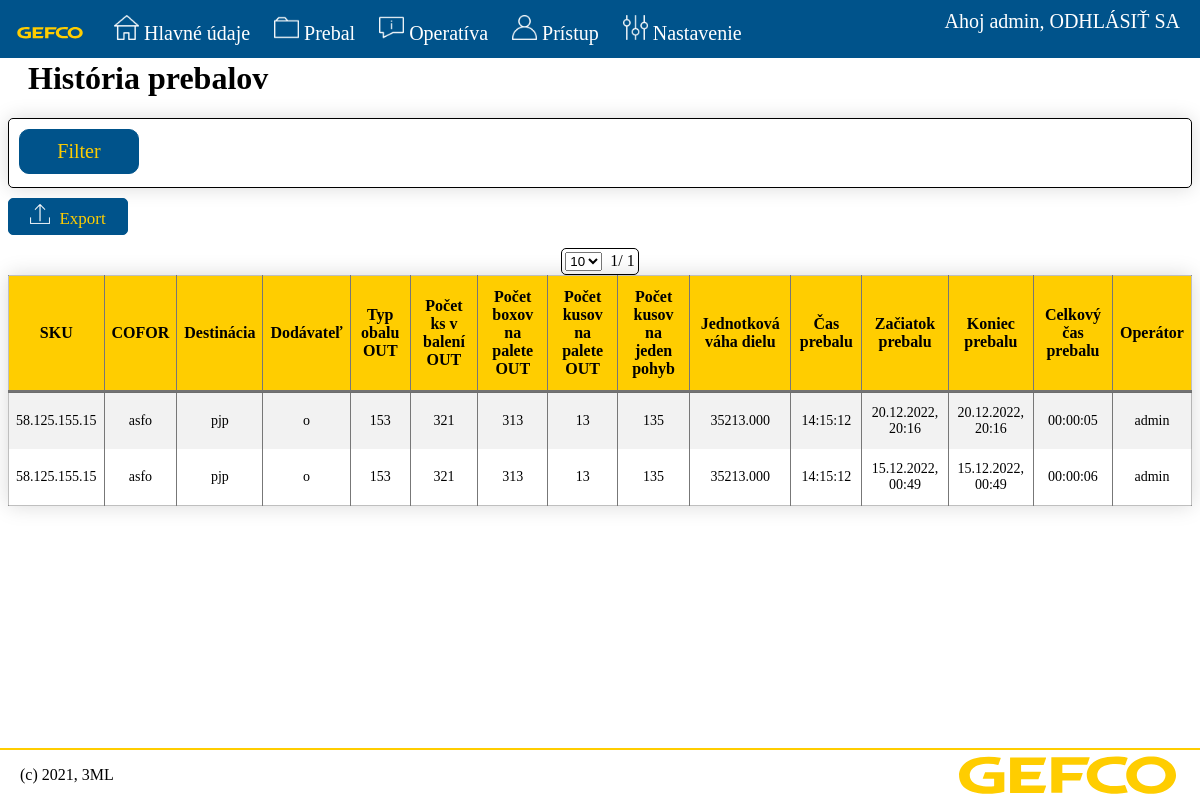
/repacking/history/ (signed in), run on the app's committed database.
### accounts/models.py (models this page shows, shortened)
class User(AbstractUser):
    class Meta:
        verbose_name = 'Účet'
        verbose_name_plural = 'Účty'
        permissions = (('history', 'Prístup k histórii'),
                       ('user_managment', 'Správa používateľov'),
                       ('sku_managment', 'Správa štandardov'),)
        default_permissions = ()
    barcode = models.CharField(max_length=100, unique=True, validators=[barcode_validator])
    def __str__(self):
        return f'{str(self.username)}'

### repacking/models.py (models this page shows, shortened)
class RepackHistory(models.Model):
    class Meta:
        verbose_name = 'Prebaľovanie'
        verbose_name_plural = 'Prebaľovania'
        permissions = ()
        default_permissions = ()
    repacking_standard = models.ForeignKey(RepackingStandard, on_delete=models.SET_NULL, null=True,
                                           related_name='repacking_standard', verbose_name="Štandard")
    repack_start = models.DateTimeField(default=datetime.now, blank=True, verbose_name="Začiatok prebalu")
    repack_finish = models.DateTimeField(auto_now=False, verbose_name="Konies prebalu")
    repack_duration = models.DurationField(default=timedelta(minutes=0), verbose_name="Trvanie prebalu")
    idp = models.CharField(max_length=50, verbose_name="IDP")
    users = models.ManyToManyField(User, related_name='users', verbose_name="Prebaľovali používatelia")
    def repack_duration_str(self):
        sec = self.repack_duration.total_seconds()
        return '%02d:%02d:%02d' % (int((sec / 3600) % 3600), int((sec / 60) % 60), int(sec % 60))
    @staticmethod
    def filter_and_order_repacking_history_by_get(get):
        order_by = get.get('order_by', "-repack_start")
        try:
            if order_by[0] == '-':
                RepackHistory._meta.get_field(order_by[1:])
            else:
                RepackHistory._meta.get_field(order_by)
        except:
            order_by = "-repack_start"
        repacking_history = RepackHistory.objects.filter(
            idp__contains=get.get('idp', ""),
            repacking_standard__SKU__contains=get.get('repacking_standard__SKU', ""),
            repacking_standard__COFOR__contains=get.get('repacking_standard__COFOR', ""),
            repacking_standard__supplier__contains=get.get('repacking_standard__supplier', ""),
            repacking_standard__destination__contains=get.get('repacking_standard__destination', ""),
            repacking_standard__input_type_of_package__contains=get.get('repacking_standard__input_type_of_package',
                                                                        ""),
            repacking_standard__output_type_of_package__contains=get.get('repacking_standard__output_type_of_package',
                                                                         "")
        ).order_by(order_by)
        return repacking_history

class RepackingStandard(models.Model):
    class Meta:
        verbose_name = 'Štandard'
        verbose_name_plural = 'Štandardy'
        permissions = ()
        default_permissions = ()
        unique_together = ('SKU', 'destination')
    SKU = models.CharField(max_length=50, default="", verbose_name="SKU")
    COFOR = models.CharField(max_length=50, default="", verbose_name="COFOR")
    supplier = models.CharField(max_length=50, default="", verbose_name="Dodávateľ")
    destination = models.CharField(max_length=50, default="", verbose_name="Destinácia")
    items_per_move = models.PositiveIntegerField(default=0, verbose_name="kusov na pohyb")
    unit_weight = models.DecimalField(max_digits=10, decimal_places=3, default=0, verbose_name="Jednotková váha")
    repacking_duration = models.DurationField(default=timedelta(minutes=0), verbose_name="Doba prebalu")
    instructions = models.CharField(max_length=1200, default="", verbose_name="Inštrukcie")
    tools = models.ManyToManyField(Tools, related_name='tools', blank=True, verbose_name="OPP")
    input_count_of_items_in_package = models.PositiveIntegerField(default=0, verbose_name="KS vo vstupnom balení")
    output_count_of_items_in_package = models.PositiveIntegerField(default=0, verbose_name="KS vo výstupnom balení")
    input_count_of_boxes_on_pallet = models.PositiveIntegerField(default=0, verbose_name="Boxov na vstupnej palete")
    output_count_of_boxes_on_pallet = models.PositiveIntegerField(default=0, verbose_name="Boxov na výstupnej palete")
    input_count_of_items_on_pallet = models.PositiveIntegerField(default=0, verbose_name="KS na vstupnej palete")
    output_count_of_items_on_pallet = models.PositiveIntegerField(default=0, verbose_name="KS na výstupnej palete")
    input_type_of_package = models.CharField(max_length=50, default="", verbose_name="Druh vstupného obalu")
    output_type_of_package = models.CharField(max_length=50, default="", verbose_name="Druh výstupného obalu")
    input_photos = models.ManyToManyField(Photos, related_name='input_photos',
                                          blank=True, verbose_name="Fotky vstupného obalu")
    output_photos = models.ManyToManyField(Photos, related_name='output_photos',
                                           blank=True, verbose_name="Fotky výstupného obalu")
    created = models.DateTimeField(auto_now=True, verbose_name="Čas vytvorenia")
    creator = models.ForeignKey(settings.AUTH_USER_MODEL, on_delete=models.SET_NULL,
                                null=True, related_name='creator', verbose_name="Vytvoril používateľ")

### repacking/views.py (the view)
# urls.py: path('repacking/history/', views.history),
@permission_required('accounts.history')
@login_required
def history(request):
    cancel_sessions(request)
    repacking_history_list_all = RepackHistory.filter_and_order_repacking_history_by_get(request.GET)
    repack_history_filter = RepackHistoryFilter(request.GET, queryset=repacking_history_list_all)
    filter_GET = request.GET.copy()
    if "paginate_by" in filter_GET:
        filter_GET.pop("paginate_by")
    if "page" in filter_GET:
        filter_GET.pop("page")
    if len(filter_GET) != 0:
        filter_GET_code = "&" + filter_GET.urlencode()
    else:
        filter_GET_code = ""
    paginate_by = request.GET.get('paginate_by', 10) or 10
    open_filter = False
    if request.GET.get("paginate_by") is None and request.GET.get("page") is None and len(request.GET.keys()) != 0:
        open_filter = True
    if request.GET.get("paginate_by") is not None and request.GET.get("page") is not None and len(
            request.GET.keys()) > 2:
        open_filter = True
    if len(request.GET.keys()) > 1:
        if request.GET.get("paginate_by") is not None and request.GET.get("page") is None:
            open_filter = True
        if request.GET.get("paginate_by") is None and request.GET.get("page") is not None:
            open_filter = True
    repacking_history_list = filtered_records(request, repack_history_filter, paginate_by)
    context = {"repacking_history_list": repacking_history_list,
               'repack_history_filter': repack_history_filter, 'paginate_by': paginate_by, "open_filter": open_filter,
               "filter_GET": filter_GET_code}
    return render(request, 'repacking/history.html', context)

### repacking/views.py (called while the page is built)
@login_required
def cancel_sessions(request):
    try:
        del request.session[repack_start_key]
    except KeyError:
        pass
    try:
        del request.session[repack_last_start_key]
    except KeyError:
        pass
    try:
        del request.session[repack_duration_key]
    except KeyError:
        pass

### repacking_site/methods.py (called while the page is built)
def filtered_records(request, records_filter, paginate_by):
    list_filtered = records_filter.qs
    p = Paginator(list_filtered, paginate_by)
    page = request.GET.get('page')
    try:
        complete_list = p.get_page(page)
    except PageNotAnInteger:
        complete_list = p.get_page(1)
    except EmptyPage:
        complete_list = p.get_page(1)
    return complete_list

### repacking/templates/repacking/history.html (shortened to what this page needs)
{% extends "base.html" %}
{% load static %}
{% block content %}
    <h1>História prebalov</h1>
    <div class="filter_div">
        <button class="dropbtn_filter" onclick="open_close_filter_menu()">Filter</button>
    </div>
    <div class="btn-group">
        <button type="button" class="active-btn" onclick="location.href='/repacking/history/export/'">
            <img id="btn-image" src="{% static 'icons/2931143_up_upload_export_share.png' %}">
            Export</button>
    </div>
    {% if repacking_history_list %}
        <div class="div-page">
        <form method="GET" class="paginate">
            <select name="paginate_by" id="paginate" onchange="location.href='?paginate_by='+document.getElementById('paginate').value+'{{ filter_GET }}';">
                <option value="10" id="pag10">10</option>
            </select>
        </form>
        <div class="pagination">
    <span class="step-links">
        <span class="current">
            {{ repacking_history_list.number }}/
            {{ repacking_history_list.paginator.num_pages }}
        </span>
    </span>
        </div>
        </div>
        <table>
            <th>SKU</th>
            <th>COFOR</th>
            <th>Destinácia</th>
            <th>Dodávateľ</th>
            <th>Typ obalu OUT</th>
            <th>Počet ks v balení OUT</th>
            <th>Počet boxov na palete OUT</th>
            <th>Počet kusov na palete OUT</th>
            <th>Počet kusov na jeden pohyb</th>
            <th>Jednotková váha dielu</th>
            <th>Čas prebalu</th>
            <th>Začiatok prebalu</th>
            <th>Koniec prebalu</th>
            <th>Celkový čas prebalu</th>
            <th>Operátor</th>
            {% for repack in repacking_history_list %}
                <tr>
                    <td>{{ repack.repacking_standard.SKU }}</td>
                    <td>{{ repack.repacking_standard.COFOR }}</td>
                    <td>{{ repack.repacking_standard.destination }}</td>
                    <td>{{ repack.repacking_standard.supplier }}</td>
                    <td>{{ repack.repacking_standard.output_type_of_package }}</td>
                    <td>{{ repack.repacking_standard.output_count_of_items_in_package }}</td>
                    <td>{{ repack.repacking_standard.output_count_of_boxes_on_pallet }}</td>
                    <td>{{ repack.repacking_standard.output_count_of_items_on_pallet }}</td>
                    <td>{{ repack.repacking_standard.items_per_move }}</td>
                    <td>{{ repack.repacking_standard.unit_weight }}</td>
                    <td>{{ repack.repacking_standard.repacking_duration }}</td>
                    <td>{{ repack.repack_start|date:"d.m.Y, H:i"  }}</td>
                    <td>{{ repack.repack_finish|date:"d.m.Y, H:i"  }}</td>
                    <td>{{ repack.repack_duration_str  }}</td>
                    <td>{{ repack.users.all|join:", " }}</td>
                </tr>
            {% endfor %}
        </table>
    {% else %}
        <p>Žiadne údaje nie sú k dispozícií.</p>
    {% endif %}
{% endblock %}

### templates/base.html (shortened to what this page needs)
{% load static %}
<!DOCTYPE html>
<html lang="en">
<head>
    <link rel="stylesheet" type="text/css" href="{% static 'style.css' %}?version=53">
    <link rel="stylesheet" href="{% static 'image-picker.css' %}">
</head>
<body>
<nav>
    <a href="/"><img id="gefco" src="{% static 'GEFCO_Logo.svg' %}" alt="GEFCO logo"></a>
    {% if user.is_authenticated %}
        {% if perms.accounts.sku_managment %}
            <div class="dropdown">
                <button class="dropbtn"><img id="nav-image" src="{% static 'icons/2931150_home_furniture_office_architecture_house_homepage_building.png' %}">Hlavné údaje</button>
            </div>
        {% endif %}
        <div class="dropdown">
            <button class="dropbtn"><img id="nav-image" src="{% static 'icons/2931141_archive_folder_storage_data_files.png' %}">Prebal</button>
        </div>
        {% if perms.accounts.history %}
            <div class="dropdown">
                <button class="dropbtn"><img id="nav-image" src="{% static 'icons/2931180_info_service_about_support_chat_information.png' %}">Operatíva</button>
            </div>
        {% endif %}
        {% if perms.accounts.user_managment %}
            <div class="dropdown">
                <button class="dropbtn"><img id="nav-image" src="{% static 'icons/2931147_user_user_face_avatar_account_head_profile_head_account_profile_face_avatar_human.png' %}">Prístup</button>
            </div>
            <div class="dropdown">
                <button class="dropbtn"><img id="nav-image" src="{% static 'icons/2931152_control_tools_repair_settings_gear_adjust_setup.png' %}">Nastavenie</button>
            </div>
        {% endif %}
    {% endif %}
    {% if user.is_authenticated %}
        <a class="user" href="/accounts/logout/"> Ahoj {{ user.username }}, ODHLÁSIŤ SA</a>
    {% else %}
        <a class="user" href="/accounts/login/">PRIHLÁSIŤ SA</a>
    {% endif %}
</nav>
<div class="content">
    {% block content %}
    {% endblock %}
</div>
<footer>
    <p>(c) 2021, 3ML</p>
    <img id="gefco" src="{% static 'GEFCO_Logo.svg' %}" alt="GEFCO logo">
</footer>
</body>
</html>

### static/style.css (style rules this page uses)
body { font-family: UniviaPro-regular; }
.content { margin-top: 60px; margin-bottom: 80px; }
a { text-decoration: none; }
nav { background-color: #00538b; margin: 0px 0px 20px 0px; position: fixed; top: 0; left: 0; width: 100%; min-width: 500px; z-index: 1; }
.dropdown { position: relative; display: inline-block; }
nav #gefco { width: 80px; }
.dropbtn { background-color: rgba(0,0,0,0); color: white; font-family: UniviaPro-regular; font-size: 20px; padding: 10px; border: none; cursor: pointer; width: auto; }
nav a { font-size: 20px; color: #ffffff; margin: 0px 10px 0px 10px; }
nav .user { float: right; padding: 10px 0px; margin-right: 20px; }
#nav-image { height: 25px; margin-right: 5px; margin-top: 5px; filter: invert(100%); }
#btn-image { height: 20px; margin: 0px 5px 0px 0px; filter: invert(100%); }
h1 { margin-left: 20px; }
footer { margin-top: 10px; border-top: 2px solid #ffcd00; background-color: white; position: fixed; left: 0; bottom: 0; width: 100%; }
footer p { display: inline; margin-left: 20px; float: left; }
footer #gefco { display: inline; float: right; }
table { border-collapse: collapse; border: 1px solid rgba(0,0,0,0.25); text-align: center; padding: 8px; box-shadow: 0 0 20px rgba(0,0,0,0.15); margin-left: auto; margin-right: auto; }
td, tr, th { text-align: center; padding: 12px 7px; margin: 0; font-size: 14px; }
td, th { border-right: 1px solid #777777; }
th { position: sticky; z-index: 0; top: 50px; border-bottom: 3px solid rgba(0,0,0,0.55); background-color: #ffcd00; font-weight: bold; font-size: 16px; }
td:last-child, th:last-child { border-right: none; }
tr:nth-child(even) { background-color: #f2f2f2; }
form { border: 1px solid gray; padding: 10px; width: 50%; margin-left: auto; margin-right: auto; }
.paginate { border: none; padding: 0px; display: inline; width: 40px; float: left; margin: 0px 5px 0px 0px; }
.div-page { display: flex; border: 1px solid black; border-radius: 5px; padding: 3px; width: fit-content; margin-right: auto; margin-left: auto; }
button { padding: 5px 10px; font-family: UniviaPro-regular; font-size: 17px; width: 120px; margin-bottom: 3px; border: 1px solid #00538b; border-radius: 5px; background-color: #00538b; }
.active-btn { color: #ffcd00; cursor: pointer; }
.btn-group { margin-top: 10px; margin-bottom: 10px; }
.filter_div { border: 1px solid black; border-radius: 5px; box-shadow: 0 0 20px rgba(0,0,0,0.15); padding: 10px; }
.dropbtn_filter { display: block; background-color: #00538b; color: #ffcd00; font-family: UniviaPro-regular; font-size: 20px; padding: 10px 20px; margin-right: 20px; cursor: pointer; border: 1px solid #00538b; border-radius: 10px; }

### data on the page
User: username "admin"
RepackHistory: repacking_standard.SKU "58.125.155.15", repacking_standard.COFOR "asfo", repacking_standard.destination "pjp", repacking_standard.supplier "o", repacking_standard.output_type_of_package "153", repacking_standard.output_count_of_items_in_package "321", repacking_standard.output_count_of_boxes_on_pallet "313", repacking_standard.output_count_of_items_on_pallet "13", repacking_standard.items_per_move "135", repacking_standard.unit_weight "35213.000", repacking_standard.repacking_duration "14:15:12", repack_start "20.12.2022, 20:16", repack_finish "20.12.2022, 20:16", repack_duration_str "00:00:05", users.all "admin"
RepackHistory: repacking_standard.SKU "58.125.155.15", repacking_standard.COFOR "asfo", repacking_standard.destination "pjp", repacking_standard.supplier "o", repacking_standard.output_type_of_package "153", repacking_standard.output_count_of_items_in_package "321", repacking_standard.output_count_of_boxes_on_pallet "313", repacking_standard.output_count_of_items_on_pallet "13", repacking_standard.items_per_move "135", repacking_standard.unit_weight "35213.000", repacking_standard.repacking_duration "14:15:12", repack_start "15.12.2022, 00:49", repack_finish "15.12.2022, 00:49", repack_duration_str "00:00:06", users.all "admin"

### other printed values
{{ repacking_history_list.number }} "1"
{{ repacking_history_list.paginator.num_pages }} "1"
